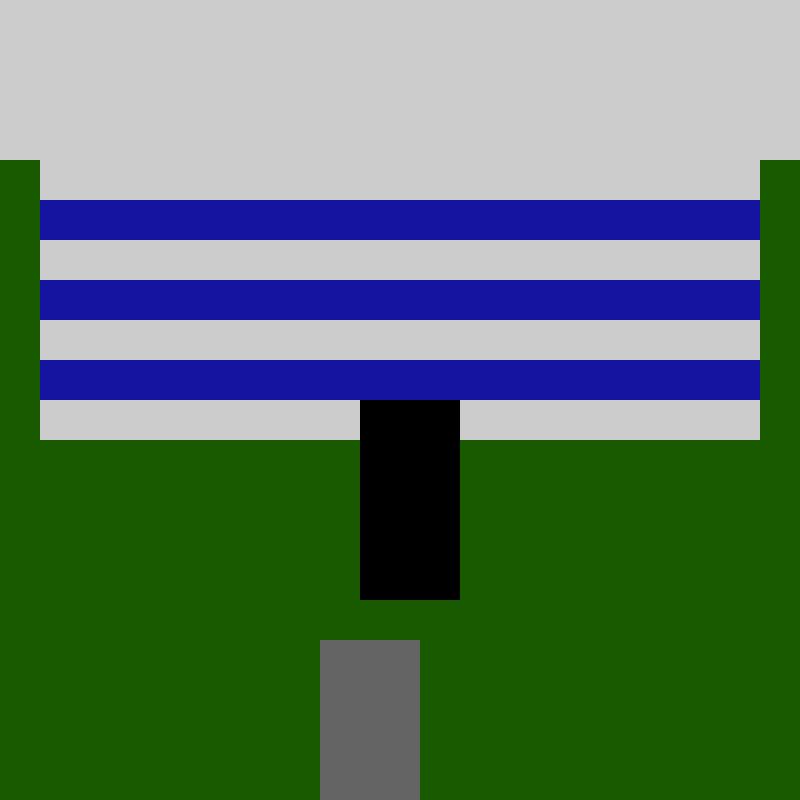
Frame 1 (no input)
Frame 60 (the mouse pressed at the canvas centre just before this capture): identical to frame 1, image omitted
Frame 120 (the mouse held since frame 60 and released just before this capture): identical to frame 1, image omitted

The Processing sketch that drew this single still picture (run headless with seeded random() and noise(); from frame 60 on, the mouse is pressed at the canvas centre):

// Processing sketch: ProgrammingFinal
// ── ProgrammingFinal.pde
Player player;
Enemy enemy;

void setup(){
  size(800, 800); //Sets the size of the screen to 800 by 800, to make details easier to see.
  
  //initialize the player
  player = new Player();
  
  enemy = new Enemy();
}

void draw(){
  noStroke();
  drawBackground(); //Draws the background using a function. 
  
  
  //Block of code dedicated to running the enemy methods
  enemy.draw();
  enemy.act();
  
  //Block of code dedicated to runnings the player methods
  player.act();
  player.draw();
  
  
  if (!keyPressed){
    //blockCheck is used here to stop the players block if they let go of the button
    player.blockCheck();
  }
  
  frameRate(60); // Sets framerate at 60 so animations can be standard. 
}

// This function draws the ring using a variety of rects
void drawBackground(){
  fill(25, 90, 0);
  rect(0, 440, 1000, 1000);
  rect(0, 160, 40, 1000);
  rect(760, 160, 40, 1000);
  fill(20, 20, 160);
  rect(40, 200, 720, 40);
  rect(40, 280, 720, 40);
  rect(40, 360, 720, 40);
  
}

void keyPressed(){
   player.processInput(); 
}

// ── Enemy.pde
class Enemy {
  int health;
  String state; //States are vulnerable, block, dodge, attack, invulnerable, and down
  String currentAction; // Actions: idle, jab, hook, uppercut, block, dodge, reel
  PImage sprite;
  int waitTime; // How much the enemy will wait before their next action.
  int reelTime; //If the enemy is hit right now, how long will they be stunned for?
  int pDamage; //How much damage the current punch will do if it connects
  int counter;
  int knockdowns;
  int roundKnockdowns;
  int randomizer;
  PVector position;
  color c = color(0, 0, 0);

  Enemy() {
    health = 1000;
    state = "block";
    currentAction = "idle";
    //SET PImage
    waitTime = 144;
    reelTime = 0;
    pDamage = 0;
    counter  = 0;
    knockdowns = 0;
    roundKnockdowns = 0;
    randomizer = int(random(11));
    position = new PVector(360, 400);
  }

  void draw() {
    //Will eventually use PImage, for now, use a grey rect
    fill(c);
    rect(position.x, position.y, 100, 200);
  }

  void act() {
    if (waitTime > 0 && currentAction == "idle") {
      waitTime --;
    } else if (waitTime == 0 && currentAction == "idle") {
      if (randomizer <= 5) {
        state = "invulnerable";
        currentAction = "jab";
        reelTime = 55;
        pDamage = 100;
        counter = 80;
        //Sprite = jabStart
        c = color(100, 0, 0);
      } else if (randomizer <= 8) {
        state = "invulnerable";
        currentAction = "hook";
        reelTime = 145;
        pDamage = 300;
        counter = 150;
        //Sprite = hookStartStart
        c = color(0, 100, 0);
      } else {
        state = "invulnerable";
        currentAction = "uppercut";
        reelTime = 314;
        pDamage = 800;
        counter = 150;
        //Sprite = upperCutStart
        c = color(0, 0, 100);
      }
    } else {
      if (counter > 0) {
        counter --;
      } else {
        state = "block";
        currentAction = "idle";
        //Sprite = idle
        c = color(0, 0, 0);
        waitTime = int(random(30, 120));
        randomizer = int(random(10));
      }

      if (currentAction == "jab") {
        if (counter == 60) {
          //sprite = activePunch
          c = color(255, 0, 0);
          state = "attack";
        } else if (counter == 59) {
          state = "vulnerable";
        }
      } else if (currentAction == "hook") {
        if (counter == 100) {
          //sprite = hook
          c = color(255, 0, 0);
          state = "attack";
        } else if (counter == 99) {
          state = "vulnerable";
        }
      } else if (currentAction == "uppercut"){
        if (counter == 132) {
          //sprite = activePunch
          print("AA");
          c = color(255, 0, 0);
          state = "attack";
        } else if (counter == 131) {
          state = "vulnerable";
        }
      }
    }
  }
}

// ── Player.pde
class Player {
  int health;
  String state; //States are neutral, block, dodge, attack, and down.
  String currentAction; // Actions: idle, punch, block, lDodge, rDodge, reel
  PImage sprite;
  int counter;
  int knockdowns;
  int roundKnockdowns;
  PVector position;
  color c = color(100, 100, 100);

  Player() {
    health = 1000;
    state = "neutral";
    currentAction = "idle";
    //SET PImage
    counter  = 0;
    knockdowns = 0;
    roundKnockdowns = 0;
    position = new PVector(320, 640);
  }


  /*
    This function is run when keypressed is triggered in the main scene, so it only
   reads for inputs when a key has been pressed down.
   */
  void processInput() {
    /*
    While in previous projects I went through a rather complicated process to
     ensure that multiple inputs could be recognized at once, in this game you should
     need only a single input registered at a time, so I went with the basic method
     for reading inputs.
     */
    if (currentAction == "idle") {
      if (key == 'a') {
        counter = 40;
        currentAction = "lDodge";
        state = "dodge";
        //Image = leftDodge;
        c = color(0, 255, 0);
      } else if (key == 'd'){
        counter = 30;
        currentAction = "rDodge";
        state = "dodge";
        //Image = rightDodge;
        c = color(0, 255, 0);
      } else if (key == 'w'){
        counter = 15;
        currentAction = "punch";
        state = "neutral";
        //Image = punch;
        c = color(100, 0, 0);
      } else if (key == 's'){
        c = color(0, 0, 255);
        //Image = block;
        state = "block";
        currentAction = "block";
      }
    } 
  }

  void act() {
    if (counter > 0) {
      counter --;
    } else if (counter == 0){
       //image = default
       if (currentAction != "block"){
         currentAction = "idle";
         state = "default";
         c = color(100, 100, 100);
       }
    }
    
    if (currentAction == "lDodge" || currentAction == "rDodge"){
       if (counter == 20){
         //image = default
         c = color(100, 100, 100);
         state = "default";
       }
    } else if (currentAction == "punch"){
       if (counter == 5){
         //PImage = punch
         c = color(255, 0, 0);
         state = "attack";
       } else if (counter == 4){
          state = "neutral"; 
       }
    }
    
  }

  void draw() {
    //Will eventually use PImage, for now, use a grey rect
    fill(c);
    rect(position.x, position.y, 100, 200);
  }
  
  void blockCheck() {
   if (currentAction == "block"){
      currentAction = "neutral";
   }
}
}

// ── TimingMinigame.pde
class TimingMinigame {
  PVector position;
  PVector squarePosition;
  PVector velocity;
  PVector acceleration;
  boolean win;

  TimingMinigame() {
    position = new PVector(200, 460);
    squarePosition = new PVector(int(random(200, 300)), 460);
    velocity = new PVector(3, 0);
    acceleration = new PVector(-.01, 0);
    win = false;
  }

  void resetMinigame(int k) {
    position = new PVector(200, 460);
    squarePosition = new PVector(int(random(200, 300)), 460);
    velocity = new PVector(3 + (k * 1), 0);
    acceleration = new PVector(-.0005 - (k * 0.0015), 0);
    win = false;
  }

  void act() {
    velocity.add(acceleration);
    squarePosition.add(velocity);

    if (squarePosition.x + 25 > position.x + 400 || squarePosition.x < position.x) {
      velocity.mult(-1);
      squarePosition.add(velocity);
      acceleration.mult(-1);
    }
  }
  
  void play(){
     if(keyPressed && key == 'w'){
        velocity = new PVector(0, 0);
        acceleration = new PVector(0, 0);
        if (squarePosition.x > position.x + 165 && squarePosition.x + 25 < position.x + 235){
          win = true;  
        }
     }
  }

  void draw() {
    fill(0);
    rect(position.x, position.y, 400, 40);
    fill(0, 255, 0);
    rect(position.x + 175, position.y, 50, 40);
    fill(255);
    rect(squarePosition.x, squarePosition.y, 25, 40);
  }
}
